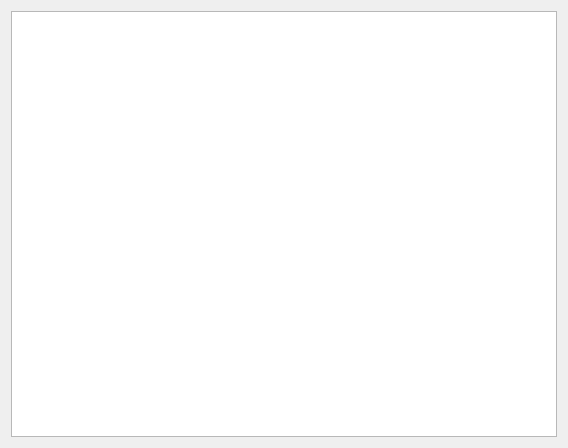
<?xml version="1.0" encoding="UTF-8"?>
<ui version="4.0">
 <class>Relocations</class>
 <widget class="QDialog" name="Relocations">
  <property name="geometry">
   <rect>
    <x>0</x>
    <y>0</y>
    <width>568</width>
    <height>448</height>
   </rect>
  </property>
  <property name="windowTitle">
   <string>Dialog</string>
  </property>
  <layout class="QVBoxLayout" name="verticalLayout">
   <item>
    <widget class="QPlainTextEdit" name="plainTextEdit"/>
   </item>
  </layout>
 </widget>
 <resources/>
 <connections/>
</ui>
